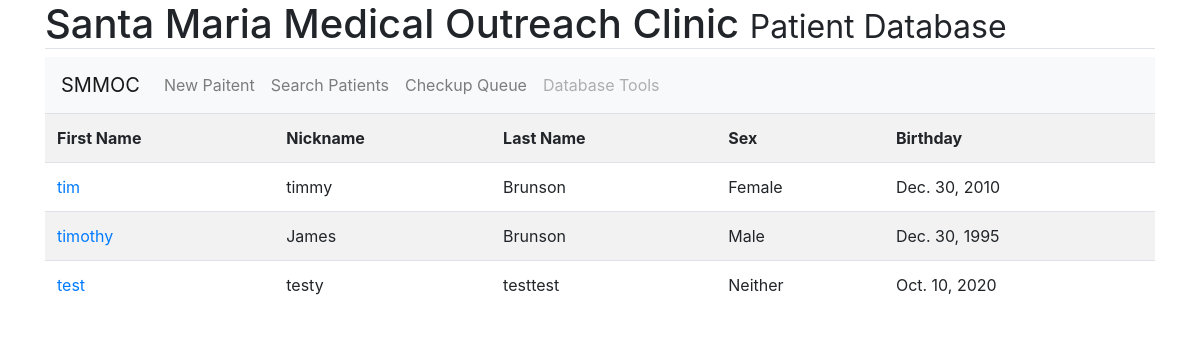
The page /checkup_queue on the database as committed earlier.
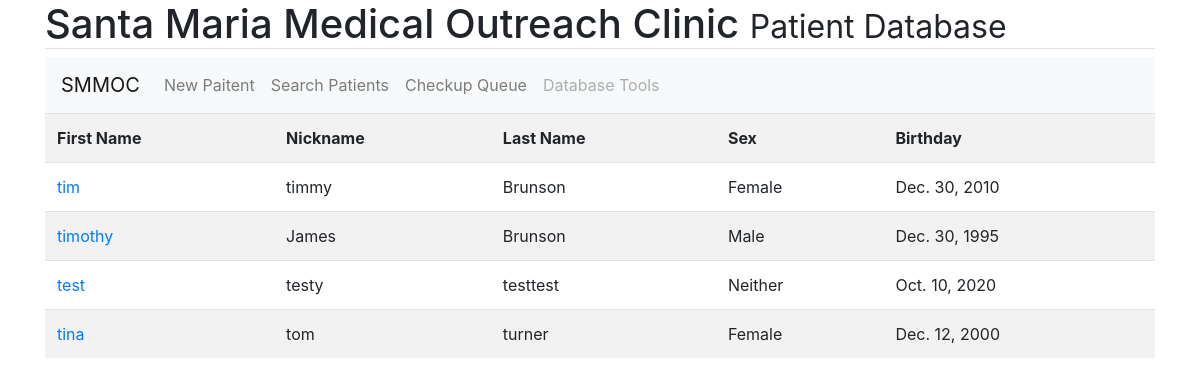
The same page on the database as committed later.
### patientRecords/models.py (models this page shows, shortened)
class PatientInfo(models.Model):
    first_name = models.CharField(max_length=100)
    nickname = models.CharField(max_length=100, blank=True)
    last_name = models.CharField(max_length=100)
    date_of_birth = models.DateField(auto_now=False, auto_now_add=False)
    school_grade = models.CharField(max_length=15, blank=True)
    MALE = 'Male'
    FEMALE = 'Female'
    NEITHER = 'Neither'
    SEX_CHOICES =(
        (MALE, 'Male'),
        (FEMALE, 'Female'),
        (NEITHER,'Neither'),
    )
    sex = models.CharField(max_length=7, choices=SEX_CHOICES, default=NEITHER)
    SANTA_MARIA = 'Santa Maria'
    SAN_JOSE = 'San Jose'
    PREPA = 'Prepa'
    NONE = 'None'
    SCHOOL_CHOICES=(
        (SANTA_MARIA, 'Santa Maria'),
        (SAN_JOSE, 'San Jose'),
        (PREPA, 'Prepa'),
        (NONE, 'None')
    )
    school = models.CharField(max_length=20, choices=SCHOOL_CHOICES, default=NONE)

### patientRecords/views.py (the view)
# urls.py: path('checkup_queue', views.CheckupQueue, name='checkup_queue'),
def CheckupQueue(request):
    pk_list = CheckIn.objects.filter(checkin_complete=False).values_list('patient_id')
    patient_list = PatientInfo.objects.filter(pk__in=pk_list)
    return render(request, 'patientRecords/checkup_queue.html', {'patient_list': patient_list
    })

### patientRecords/templates/patientRecords/checkup_queue.html (shortened to what this page needs)
{% extends 'base_layout.html' %}
{% load bootstrap4 %}
{% block content %}
<div class="container">
  {% if patient_list %}
    <table class="table table-striped">
      <tr>
        <th scope="col">First Name</th>
        <th scope="col">Nickname</th>
        <th scope="col">Last Name</th>
        <th scope="col">Sex</th>
        <th scope="col">Birthday</th>
      </tr>
    {% for patient in patient_list.all %}
      <tr>
        <td><a href="{% url 'patientRecords:checkup_form' patient.id %}">{{patient.first_name}}</a></td>
        <td>{{patient.nickname}}</td>
        <td>{{patient.last_name}}</td>
        <td>{{patient.sex}}</td>
        <td>{{patient.date_of_birth}}</td>
      </tr>
    {%  endfor %}
    </table>
  {% else %}
    <p>No patients available</p>
  {% endif %}
</div>
{% endblock %}

Rows that differ between the two databases and show on the page:
added PatientInfo: first_name "tina", nickname "tom", last_name "turner", sex "Female", date_of_birth "Dec. 12, 2000"
